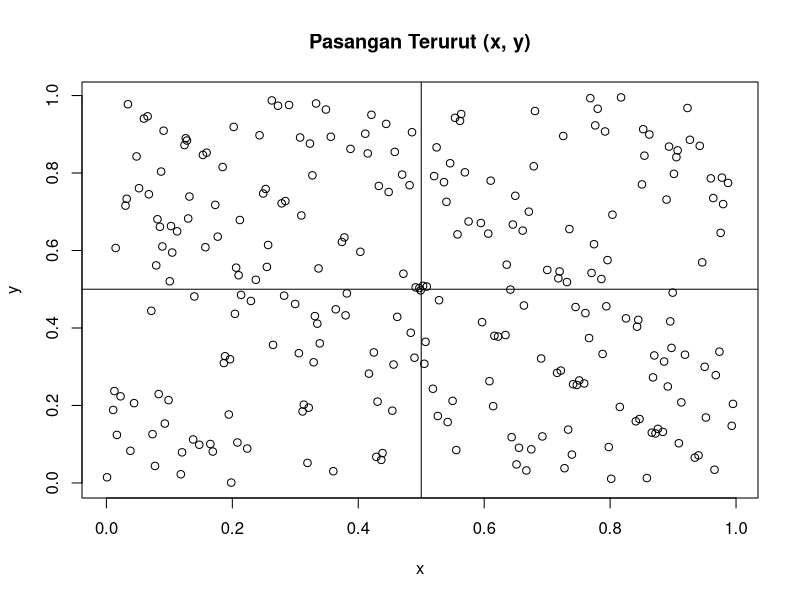

The R script that drew this image:
## ---- chunk 1
knitr::opts_chunk$set(echo = TRUE)
## ---- chunk 2
PKI <- function(x0, a, c, m, n) {
  x <- numeric(n)
  x[1] <- x0
  
  mod_inverse <- function(x, m) {
    for (i in 1:(m-1)) {
      if ((x * i) %% m == 1) {
        return(i)
      }
    }
    return(NA) # Jika tidak ada invers
  }
  
  for (i in 2:n) {
    if (x[i-1] >= 1) {
      x_inv <- mod_inverse(x[i-1], m)
      if (is.na(x_inv)) {
        stop("Invers tidak ada untuk nilai x_n =", x[i-1])
      }
      x[i] <- (a * x_inv + c) %% m
    } else {
      x[i] <- c %% m
    }
  }
  
  return(x)
}
## ---- chunk 3
set.seed(1)
bilangan <- PKI(x0 = 17, a = 9, c = 6, m = 1024, n = 512); bilangan
## ---- chunk 4
set.seed(1)
x <- bilangan[1:255] / 1024
y <- bilangan[2:256] / 1024
tabel <- data.frame(x, y)
print(tabel)
plot(tabel, main = "Pasangan Terurut (x, y)", xlab = "x", ylab = "y")
abline(h = 0.5, v = 0.5, col = "black", lty = 1)
## ---- chunk 5
koor1 <- 0
koor2 <- 0
koor3 <- 0
koor4 <- 0

for(i in 1:length(x)){
  if(x[i] > 0.5 && y[i] > 0.5) koor1 <- koor1 + 1
  if(x[i] < 0.5 && y[i] > 0.5) koor2 <- koor2 + 1
  if(x[i] < 0.5 && y[i] < 0.5) koor3 <- koor3 + 1
  if(x[i] > 0.5 && y[i] < 0.5) koor4 <- koor4 + 1
}

koor <- data.frame(Koordinat = c("I", "II", "III", "IV"), Frekuensi = c(koor1, koor2, koor3, koor4)) ; koor
## ---- chunk 6
n <- length(x)
o_i <- koor$Frekuensi
pi_i <- rep(1/4, 4)
e_i <- n * pi_i

diskrepansi <- sum((o_i - e_i)^2 / e_i)
p_value <- 1-pchisq(diskrepansi, df = length(e_i)-1)
cat("Diskrepansi:", diskrepansi, "\n")
cat("p-value:", p_value, "\n")
